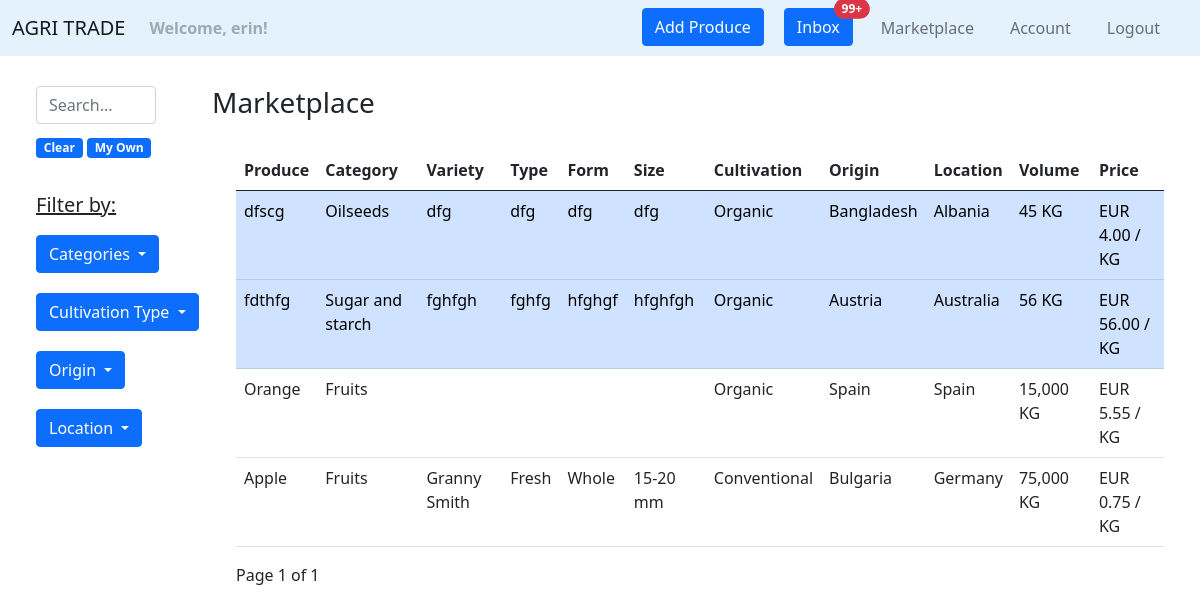
Page /marketplace/ (signed in) on the earlier database version.
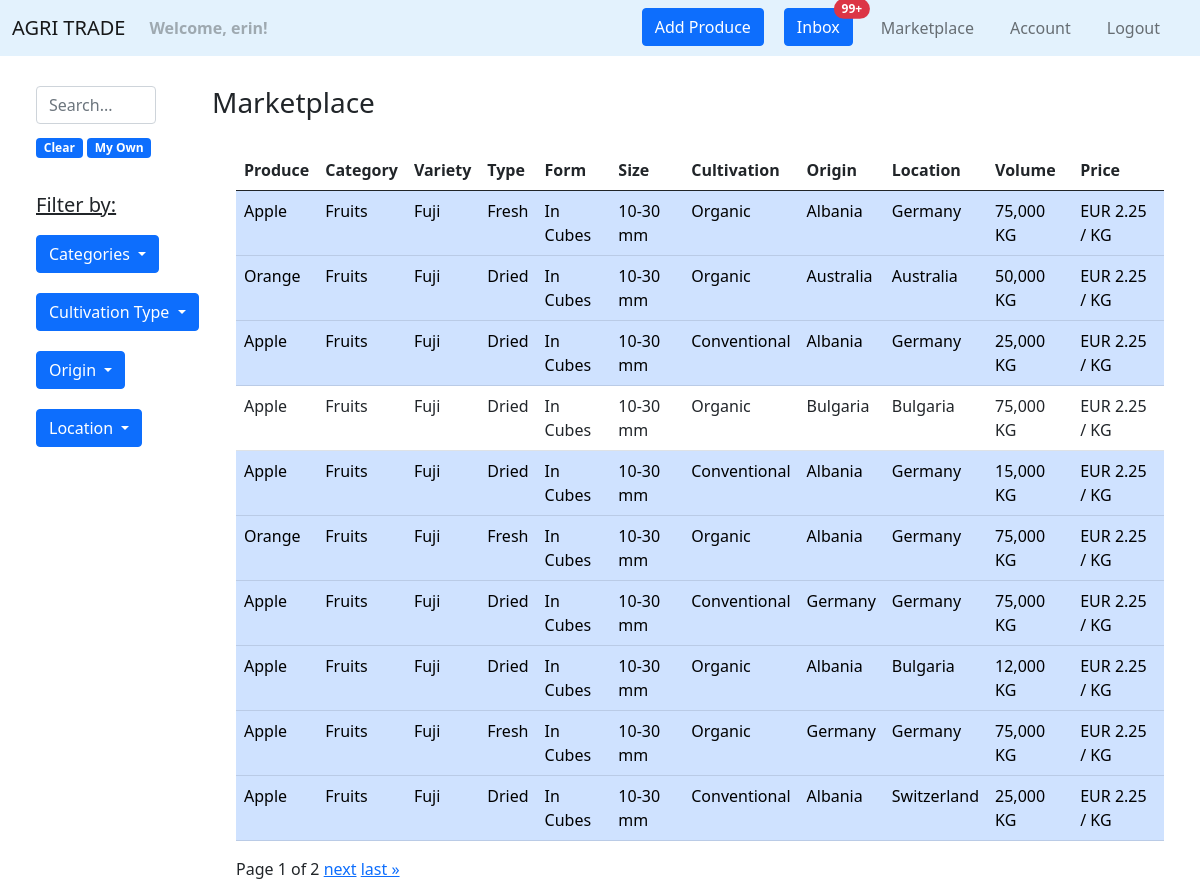
Same page on the later database version.
### agri_trade/marketplace/models.py (models this page shows, shortened)
class Product(models.Model):
    PRODUCT_CATEGORY = [
        ('Cereals', 'Cereals'),
        ('Pulses', 'Pulses'),
        ('Nuts', 'Nuts'),
        ('Oilseeds', 'Oilseeds'),
        ('Sugar and starch', 'Sugar and starch'),
        ('Fiber Crops', 'Fiber Crops'),
        ('Beverages', 'Beverages'),
        ('Narcotics', 'Narcotics'),
        ('Spices', 'Spices'),
        ('Forages', 'Forages'),
        ('Vegetables', 'Vegetables'),
        ('Fruits', 'Fruits'),
    ]
    PRODUCT_TYPE_MAX_LEN = max([len(product_type[1]) for product_type in PRODUCT_CATEGORY])
    CULTIVATION_TYPES = [
        ('Organic', 'Organic'),
        ('Conventional', 'Conventional'),
        ('In Conversion', 'In Conversion'),
    ]
    CULTIVATION_TYPE_MAX_LEN = max([len(cultivation_type[1]) for cultivation_type in CULTIVATION_TYPES])
    NAME_MAX_LEN = 20
    VARIETY_MAX_LEN = 25
    TYPE_MAX_LEN = 25
    FORM_MAX_LEN = 25
    SIZE_MAX_LEN = 25
    AVAILABLE_VOLUME_MIN_VALUE = 0
    AVAILABLE_VOLUME_MAX_VALUE = 1000000
    PRICE_MIN_VALUE = 0
    DESCRIPTION_MAX_LEN = 500
    owner = models.ForeignKey(
        UserModel,
        on_delete=CASCADE)
    name = models.CharField(
        max_length=NAME_MAX_LEN,
    )
    category = models.CharField(
        max_length=PRODUCT_TYPE_MAX_LEN,
        choices=PRODUCT_CATEGORY,
    )
    variety = models.CharField(
        max_length=VARIETY_MAX_LEN,
        blank=True,
        null=True,
    )
    type = models.CharField(
        max_length=TYPE_MAX_LEN,
        blank=True,
        null=True,
    )
    form = models.CharField(
        max_length=FORM_MAX_LEN,
        blank=True,
        null=True,
    )
    size = models.CharField(
        max_length=SIZE_MAX_LEN,
        blank=True,
        null=True,
    )
    cultivation_type = models.CharField(
        max_length=CULTIVATION_TYPE_MAX_LEN,
        choices=CULTIVATION_TYPES,
    )
    available_volume = models.IntegerField(
        validators=[
            MinValueValidator(AVAILABLE_VOLUME_MIN_VALUE),
            MaxValueValidator(AVAILABLE_VOLUME_MAX_VALUE),
        ]
    )
    price = models.FloatField(
        validators=[
            MinValueValidator(PRICE_MIN_VALUE),
        ]
    )
    description = models.TextField(
        max_length=DESCRIPTION_MAX_LEN,
        blank=True,
        null=True,
    )
    origin = CountryField(
    )
    location = CountryField(
    )
    image = models.ImageField(
        null=True,
        blank=True,
        upload_to='produces',
        validators=(
            file_size,
        )
    )
    created_on = models.DateTimeField(
        auto_now_add=True
    )
    edited_on = models.DateTimeField(
        auto_now=True
    )

### agri_trade/marketplace/views.py (the view)
# urls.py: path('', views.marketplace, name='marketplace'),
@login_required
def marketplace(request):
    products_per_page = 10
    q = request.GET.get('q') if request.GET.get('q') is not None else ''
    products = Product.objects \
        .filter(
            Q(name__icontains=q) |
            Q(category__icontains=q) |
            Q(cultivation_type__icontains=q) |
            Q(origin__icontains=q) |
            Q(location__icontains=q) |
            Q(variety__icontains=q) |
            Q(type__icontains=q) |
            Q(description__icontains=q) |
            Q(form__icontains=q) |
            Q(owner__username=q)) \
        .order_by('-created_on')
    categories = {product.category for product in Product.objects.all()}
    cultivation_types = {product.cultivation_type for product in Product.objects.all()}
    origins = {product.origin for product in Product.objects.all()}
    locations = {product.location for product in Product.objects.all()}
    paginator = Paginator(products, products_per_page)
    page_number = request.GET.get('page')
    page_obj = paginator.get_page(page_number)
    context = {
        'categories': categories,
        'cultivation_types': cultivation_types,
        'origins': origins,
        'locations': locations,
        'page_obj': page_obj,
        'query': q,
    }
    return render(request, 'marketplace/marketplace.html', context)

### agri_trade/marketplace/templates/marketplace/marketplace.html (shortened to what this page needs)
{% extends 'web/base.html' %}
{% load humanize %}
{% block content %}
    <div class="container-fluid" style="margin-top: 30px">
        <div class="row">
            <div class="col-2">
                <div class="container">
                    <div class="row justify-content-md-left">
                        <form class="d-flex" role="search">
                            <input class="form-control me-2" type="text" placeholder="Search..." name="q">
                        </form>
                        <div class="container" style="margin-top: 10px">
                            <a href="{% url 'marketplace:marketplace' %}"><span
                                    class="badge bg-primary">Clear</span></a>
                            <a href="{% url 'marketplace:marketplace' %}?q={{ request.user.username }}"><span
                                    class="badge bg-primary">My Own</span></a>
                        </div>
                        <div class="container" style="margin-top: 10px">
                            <h5 style="margin-top: 25px"><u>Filter by:</u></h5>
                            <div>
                                <button type="button" class="btn btn-primary dropdown-toggle" style="margin-top: 10px"
                                        data-bs-toggle="collapse" data-bs-target="#category">Categories
                                </button>
                            </div>
                            <div>
                                <button type="button" class="btn btn-primary dropdown-toggle" style="margin-top: 20px"
                                        data-bs-toggle="collapse" data-bs-target="#cultivationType">Cultivation Type
                                </button>
                            </div>
                            <div>
                                <button type="button" class="btn btn-primary dropdown-toggle" style="margin-top: 20px"
                                        data-bs-toggle="collapse" data-bs-target="#origin">Origin
                                </button>
                            </div>
                            <div>
                                <button type="button" class="btn btn-primary dropdown-toggle" style="margin-top: 20px"
                                        data-bs-toggle="collapse" data-bs-target="#location">Location
                                </button>
                            </div>
                        </div>
                    </div>
                </div>
            </div>
            <div class="col-10">
                <h3>Marketplace {% if query %} > {{ query }} {% endif %}</h3>
                <div class="container">
                    <table class="table table-hover" style="margin-top: 30px">
                        <thead>
                        <tr>
                            <th scope="col">Produce</th>
                            <th scope="col">Category</th>
                            <th scope="col">Variety</th>
                            <th scope="col">Type</th>
                            <th scope="col">Form</th>
                            <th scope="col">Size</th>
                            <th scope="col">Cultivation</th>
                            <th scope="col">Origin</th>
                            <th scope="col">Location</th>
                            <th scope="col">Volume</th>
                            <th scope="col">Price</th>
                        </tr>
                        </thead>
                        <tbody>
                        {% for product in page_obj %}
                            <tr onclick="window.location='{% url "marketplace:product details" product.id %}';"
                                    {% if product.owner == request.user %} class="table-primary" {% endif %}>
                                <td>{{ product.name }}</td>
                                <td>{{ product.category }}</td>
                                <td>{% if product.variety %}{{ product.variety }}{% endif %}</td>
                                <td>{% if product.type %}{{ product.type }}{% endif %}</td>
                                <td>{% if product.form %}{{ product.form }}{% endif %}</td>
                                <td>{% if product.size %}{{ product.size }}{% endif %}</td>
                                <td>{{ product.cultivation_type }}</td>
                                <td>{{ product.origin.name }}</td>
                                <td>{{ product.location.name }}</td>
                                <td>{{ product.available_volume|intcomma }} KG</td>
                                <td>EUR {{ product.price|floatformat:2 }} / KG</td>
                            </tr>
                        {% empty %}
                            <p>Sorry, we couldn't find the produce you are looking for.</p>
                        {% endfor %}
                        </tbody>
                    </table>
                    <div class="pagination">
                        <span class="step-links">
                            <span class="current">
                                Page {{ page_obj.number }} of {{ page_obj.paginator.num_pages }}
                            </span>
                            {% if page_obj.has_next %}
                                <a href="?page={{ page_obj.next_page_number }}">next</a>
                                <a href="?page={{ page_obj.paginator.num_pages }}">last &raquo;</a>
                            {% endif %}
                        </span>
                    </div>
                </div>
            </div>
        </div>
    </div>
{% endblock %}

### agri_trade/web/templates/web/base.html (shortened to what this page needs)
{% load static %}
<!doctype html>
<html lang="en">
<head>
    <link rel="stylesheet" href="{% static 'style.css' %}">
    <link href="https://cdn.jsdelivr.net/npm/bootstrap@5.0.2/dist/css/bootstrap.min.css" rel="stylesheet"
>
</head>
<body>
{% include 'web/navigation.html' %}
{% block content %}{% endblock %}
</body>
</html>

### agri_trade/web/templates/web/navigation.html (shortened to what this page needs)
<nav class="navbar navbar-expand-lg navbar-light" style="background-color: #e3f2fd;">
    <div class="container-fluid">
        <a class="navbar-brand" href="{% url 'web:homepage' %}">AGRI TRADE</a>
        <ul class="navbar-nav">
            {% if request.user.is_authenticated %}
                <li class="nav-item">
                    <b><a class="nav-link disabled" href="#">Welcome, {{ request.user.username }}!</a></b>
                </li>
            {% endif %}
        </ul>
        <div class="collapse navbar-collapse" id="navbarNavDropdown">
            <ul class="navbar-nav ms-auto">
                {% if request.user.is_authenticated %}
                    <li class="nav-item" style="padding-right: 20px">
                        <a class="btn btn-primary" href="{% url 'marketplace:add product' %}">Add Produce</a>
                    </li>
                    <li class="nav-item" style="padding-right: 20px">
                        <button type="button" class="btn btn-primary position-relative" onclick="location.href = '#';">
                            Inbox
                            <span class="position-absolute top-0 start-100 translate-middle badge rounded-pill bg-danger">
                                99+
                            </span>
                        </button>
                    </li>
                    <li class="nav-item" style="padding-right: 20px">
                        <a class="nav-link" href="{% url 'marketplace:marketplace' %}">Marketplace</a>
                    </li>
                    <li class="nav-item" style="padding-right: 20px">
                        <a class="nav-link" href="{% url 'accounts:account' %}">Account</a>
                    </li>
                    <li class="nav-item" style="padding-right: 20px">
                        <a class="nav-link" href="{% url 'accounts:logout' %}">Logout</a>
                    </li>
                {% endif %}
            </ul>
        </div>
    </div>
</nav>

Differences in the rows shown:
removed Product: name "dfscg", category "Oilseeds", variety "dfg", type "dfg", form "dfg", size "dfg", cultivation_type "Organic", origin.name "Bangladesh", location.name "Albania", available_volume "45", price "4.00"
removed Product: name "fdthfg", category "Sugar and starch", variety "fghfgh", type "fghfg", form "hfghgf", size "hfghfgh", cultivation_type "Organic", origin.name "Austria", location.name "Australia", available_volume "56", price "56.00"
removed Product: name "Orange", category "Fruits", cultivation_type "Organic", origin.name "Spain", location.name "Spain", available_volume "15,000", price "5.55"
removed Product: name "Apple", category "Fruits", variety "Granny Smith", type "Fresh", form "Whole", size "15-20 mm", cultivation_type "Conventional", origin.name "Bulgaria", location.name "Germany", available_volume "75,000", price "0.75"
added Product: name "Apple", category "Fruits", variety "Fuji", type "Fresh", form "In Cubes", size "10-30 mm", cultivation_type "Organic", origin.name "Albania", location.name "Germany", available_volume "75,000", price "2.25"
added Product: name "Orange", category "Fruits", variety "Fuji", type "Dried", form "In Cubes", size "10-30 mm", cultivation_type "Organic", origin.name "Australia", location.name "Australia", available_volume "50,000", price "2.25"
added Product: name "Apple", category "Fruits", variety "Fuji", type "Dried", form "In Cubes", size "10-30 mm", cultivation_type "Conventional", origin.name "Albania", location.name "Germany", available_volume "25,000", price "2.25"
added Product: name "Apple", category "Fruits", variety "Fuji", type "Dried", form "In Cubes", size "10-30 mm", cultivation_type "Organic", origin.name "Bulgaria", location.name "Bulgaria", available_volume "75,000", price "2.25"
added Product: name "Apple", category "Fruits", variety "Fuji", type "Dried", form "In Cubes", size "10-30 mm", cultivation_type "Conventional", origin.name "Albania", location.name "Germany", available_volume "15,000", price "2.25"
added Product: name "Orange", category "Fruits", variety "Fuji", type "Fresh", form "In Cubes", size "10-30 mm", cultivation_type "Organic", origin.name "Albania", location.name "Germany", available_volume "75,000", price "2.25"
added Product: name "Apple", category "Fruits", variety "Fuji", type "Dried", form "In Cubes", size "10-30 mm", cultivation_type "Conventional", origin.name "Germany", location.name "Germany", available_volume "75,000", price "2.25"
added Product: name "Apple", category "Fruits", variety "Fuji", type "Dried", form "In Cubes", size "10-30 mm", cultivation_type "Organic", origin.name "Albania", location.name "Bulgaria", available_volume "12,000", price "2.25"
added Product: name "Apple", category "Fruits", variety "Fuji", type "Fresh", form "In Cubes", size "10-30 mm", cultivation_type "Organic", origin.name "Germany", location.name "Germany", available_volume "75,000", price "2.25"
added Product: name "Apple", category "Fruits", variety "Fuji", type "Dried", form "In Cubes", size "10-30 mm", cultivation_type "Conventional", origin.name "Albania", location.name "Switzerland", available_volume "25,000", price "2.25"
Other differences:
{{ page_obj.paginator.num_pages }}: "1" → "2"
text now shown: "next last »"
